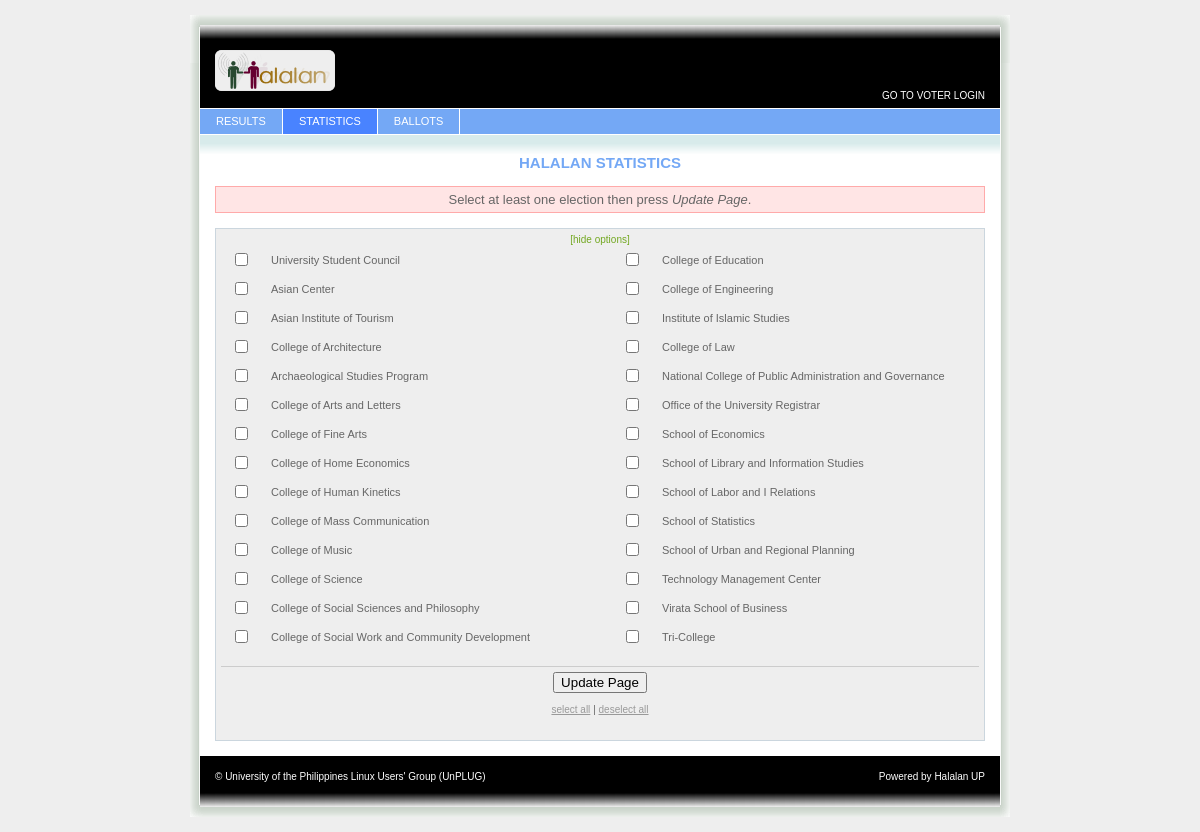
Screenshot of /index.php/gate/statistics with the database file from the repository.
### tables this page shows
CREATE TABLE `elections` (
  `id` int(11) NOT NULL,
  `election` varchar(63) NOT NULL,
  `parent_id` int(11) NOT NULL,
  `status` tinyint(1) NOT NULL,
  `results` tinyint(1) NOT NULL
);

### application/controllers/Gate.php (called while the page is built, shortened)
<?php
class Gate extends CI_Controller {
	function statistics()
	{
		$this->load->model('Statistics');
		$selected = $this->input->post('elections', TRUE);
		$all_elections = $this->Election->select_all_with_results();
		$elections = $this->Election->select_all_by_ids($selected);
		if ($selected == FALSE)
		{
			$selected = array();
		}
		$data['selected'] = $selected;
		$data['all_elections'] = $all_elections;
		$data['elections'] = $elections;
		$gate['login'] = 'statistics';
		$gate['title'] = e('gate_statistics_title');
		$gate['body'] = $this->load->view('gate/statistics', $data, TRUE);
		$this->load->view('gate', $gate);
	}
}

### index.php (called while the page is built, shortened)
<?php
require_once BASEPATH.'core/CodeIgniter.php';

### application/helpers/halalan_helper.php (called while the page is built, shortened)
<?php  if ( ! defined('BASEPATH')) exit('No direct script access allowed');
function e($line)
{
	$CI =& get_instance();
	return $CI->lang->line('halalan_' . $line);
}

### application/models/Election.php (called while the page is built, shortened)
<?php
class Election extends CI_Model {
	function select_all_with_results()
	{
		$this->db->from('elections');
		$this->db->where('results', TRUE);
		$this->db->where('status', FALSE);
		$query = $this->db->get();
		return $query->result_array();
	}
}

### application/views/gate/statistics.php (the view, shortened to what this page needs)
<div class="content_center">
<h2><?php echo 'HALALAN ' . e('gate_statistics_label'); ?></h2>
</div>
<?php if (empty($all_elections)): ?>
	<div class="reminder"><?php echo e('gate_results_no_elections'); ?></div>
<?php else: ?>
	<?php if (empty($elections)): ?>
	<div class="reminder"><?php echo e('gate_results_reminder'); ?></div>
	<?php endif; ?>
	<div class="paging">
	<a href="#" class="toggleOptions">[<?php echo (empty($elections)) ? 'show' : 'hide'; ?> options]</a>
	<?php echo form_open('gate/statistics'); ?>
	<?php for ($s = 0; $s < 2; $s++): ?>
	<?php
		$limit = count($all_elections);
		if ($s == 0)
		{
			$side = 'left';
			$i = 0;
			$limit /= 2;
		}
		else
		{
			$side = 'right';
		}
	?>
	<div class="content_<?php echo $side; ?>">
		<table cellpadding="0" cellspacing="0" border="0" class="form_table">
		<?php for (; $i < $limit; $i++): ?>
			<?php $checked = in_array($all_elections[$i]['id'], $selected); ?>
			<tr>
				<td class="w5">
					<?php
						echo form_checkbox(
						'elections[]',
						$all_elections[$i]['id'],
						$checked,
						'id="cb_' . $all_elections[$i]['id'] . '"'
						);
					?>
				</td>
				<td>
					<?php echo form_label($all_elections[$i]['election'], 'cb_' . $all_elections[$i]['id']); ?>
				</td>
			</tr>
		<?php endfor; ?>
		</table>
	</div>
	<?php endfor; ?>
	<div class="notes">
		<?php echo form_submit('submit', e('gate_results_submit_button')); ?>
		<br /><br />
		<a href="#" class="toggleAllElections">select all</a> | <a href="#" class="toggleAllElections">deselect all</a>
	</div>
	</form>
	</div>
<?php endif; ?>

### public/stylesheets/gate.css (style rules this page uses)
#content .content_center { margin : 0px auto; width : 400px; text-align : center; }
#content .form_table { width : 100%; text-align : left; }

### public/stylesheets/common.css (style rules this page uses)
body { background: #eeeeee; font: 62.5% Verdana, Arial, Helvetica, sans-serif; padding: 15px 0px; margin: 0px; }
a { text-decoration: none; }
img { border: none; }
#header_bg a { color: white; }
#menu ul li a, .header_item { color: #FFFFFF; display: block; text-decoration: none; float: left; line-height: 25px; padding: 0 16px; border-right: 1px solid #ffffff; }
#content h2 { font-size: 1.5em; font-family: 'Trebuchet MS', Arial, Helvetica; margin: 0px 0px 15px; color: #74a8f5; }
#content a { color: #73A822; text-decoration: none; }
#content .content_left { float: left; width: 367px; }
#content .content_right { float: right; width: 367px; }
#content .notes { background: #eeeeee; padding: 5px; margin: 0px 0px 15px; border-style: solid none none; border-width: 1px medium medium; border-top-color: #cccccc; }
#content .notes a { color: #999999; text-decoration: underline; }
#content .form_table { margin-bottom: 15px; font-size: 1.1em; }
#content .form_table td { padding: 5px 10px; }
#content .form_table input, #content .form_table select, #content .form_table textarea { background: #eeeeee; font-size: 14px; border: 1px solid #cccccc; padding: 3px; }
#content .paging { padding: 5px; border: 1px solid #CBD6DE; text-align: center; margin-bottom: 15px; background: #eeeeee; }
div.reminder { border: 1px solid #FFAAAA; background-color: #FFE5E5; padding: 5px; margin: 0px 0px 15px; font-size: small; text-align:center; }
.w5 { width: 5%; }

### rows the page displays
elections: election+id "University Student Council"
elections: election+id "Asian Center"
elections: election+id "Asian Institute of Tourism"
elections: election+id "College of Architecture"
elections: election+id "Archaeological Studies Program"
elections: election+id "College of Arts and Letters"
elections: election+id "College of Fine Arts"
elections: election+id "College of Home Economics"
elections: election+id "College of Human Kinetics"
elections: election+id "College of Mass Communication"
elections: election+id "College of Music"
elections: election+id "College of Science"
elections: election+id "College of Social Sciences and Philosophy"
elections: election+id "College of Social Work and Community Development"
elections: election+id "College of Education"
elections: election+id "College of Engineering"
elections: election+id "Institute of Islamic Studies"
elections: election+id "College of Law"
elections: election+id "National College of Public Administration and Governance"
elections: election+id "Office of the University Registrar"
elections: election+id "School of Economics"
elections: election+id "School of Library and Information Studies"
elections: election+id "School of Labor and I Relations"
elections: election+id "School of Statistics"
elections: election+id "School of Urban and Regional Planning"
elections: election+id "Technology Management Center"
elections: election+id "Virata School of Business"
elections: election+id "Tri-College"

### other values shown
anchor('gate/voter', 'VOTER LOGIN') "VOTER LOGIN"
anchor('gate/results', 'RESULTS', 'title="Results"') "RESULTS"
anchor('gate/statistics', 'STATISTICS', 'title="Statistics"') "STATISTICS"
anchor('gate/ballots', 'BALLOTS', 'title="Ballots"') "BALLOTS"
HALALAN_VERSION "UP"
